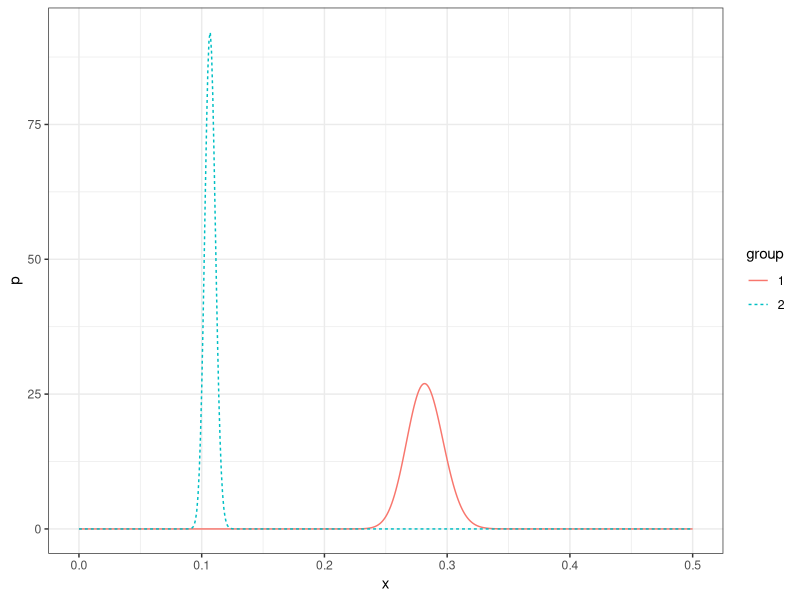

The R script that drew this image:
# =============================================================================
# File Name:     exam2.R
# Author:        Evan Pete Walsh
# Contact:       epwalsh10@gmail.com
# Creation Date: 2016-11-12
# Last Modified: 2016-11-12 15:58:46
# =============================================================================

d <- read.csv("../data/tornados.csv")
d <- d[d$State != 'TX',]
y <- d$Tornados
k <- d$Area / 1000
n <- length(y)

a0 <- 2.5
b0 <- 0.5

# Question 1 {{{
# posterior a
a <- a0 + sum(y)
b <- b0 + length(y)

a / b
qgamma(0.05, a, b)
qgamma(0.95, a, b)

# posterior predictive assessment
M <- 10000

Q1 <- sapply(1:M, function(x) {
  l <- rgamma(1, a, b)
  newy <- rpois(n, l)
  return(sum(newy >= 50))
})


Q2 <- sapply(1:M, function(x) {
  l <- rgamma(1, a, b)
  newy <- rpois(n, l)
  return(diff(range(newy)))
})

sum(Q1 > sum(y >= 50)) / M
sum(Q2 > diff(range(y))) / M

# }}}

# Question 2 {{{
a <- a0 + sum(y)
b <- b0 + sum(k)
a
b
a/b
qgamma(0.05, a, b)
qgamma(0.95, a, b)

Q1 <- sapply(1:M, function(x) {
  r <- rgamma(1, a, b)
  newy <- sapply(k, function(y) rpois(1, y * r))
  return(sum(newy >= 50))
})

Q2 <- sapply(1:M, function(x) {
  r <- rgamma(1, a, b)
  newy <- sapply(k, function(y) rpois(1, y * r))
  return(diff(range(newy)))
})

sum(Q1 > sum(y >= 50)) / M
sum(Q2 > diff(range(y))) / M
# }}}

# Question 3 {{{
d1 <- d[d$State %in% c("SD", "NE", "KS", "OK", "AR", "AL", "MS", "LA"),]
d2 <- d[!(d$State %in% c("SD", "NE", "KS", "OK", "AR", "AL", "MS", "LA")),]

y1 <- d1$Tornados
y2 <- d2$Tornados
k1 <- d1$Area / 1000
k2 <- d2$Area / 1000

a0 = 0.1
b0 = 0.1

a1 <- a0 + sum(y1)
b1 <- b0 + sum(k1)
a1
b1
a1/b1
qgamma(0.05, a1, b1)
qgamma(0.95, a1, b1)

a2 <- a0 + sum(y2)
b2 <- b0 + sum(k2)
a2
b2
a2/b2
qgamma(0.05, a2, b2)
qgamma(0.95, a2, b2)

Q1 <- sapply(1:M, function(x) {
  r <- rgamma(1, a1, b1)
  newy <- sapply(k1, function(z) rpois(1, z * r))
  return(sum(newy >= 50))
})

Q2 <- sapply(1:M, function(x) {
  r <- rgamma(1, a1, b1)
  newy <- sapply(k1, function(z) rpois(1, z * r))
  return(diff(range(newy)))
})

sum(Q1 > sum(y1 >= 50)) / M
sum(Q2 > diff(range(y1))) / M

Q1 <- sapply(1:M, function(x) {
  r <- rgamma(1, a2, b2)
  newy <- sapply(k2, function(z) rpois(1, z * r))
  return(sum(newy >= 50))
})

Q2 <- sapply(1:M, function(x) {
  r <- rgamma(1, a2, b2)
  newy <- sapply(k2, function(z) rpois(1, z * r))
  return(diff(range(newy)))
})

sum(Q1 > sum(y2 >= 50)) / M
sum(Q2 > diff(range(y2))) / M

# Monte-Carlo evaluation of integral
M <- 10000
r <- rgamma(M, a1, b1)
mean(pgamma(r, shape=a2, rate=b2))


library(ggplot2)

x <- seq(0, 0.5, by=0.001)
f1 <- dgamma(x, a1, b1)
f2 <- dgamma(x, a2, b2)
df = data.frame(x=rep(x, 2), p=c(f1, f2), group=factor(c(rep(1, length(x)), rep(2, length(x)))))
ggplot(data=df, aes(x=x, y=p, colour=group, linetype=group)) + geom_line() + theme_bw()
# }}}
